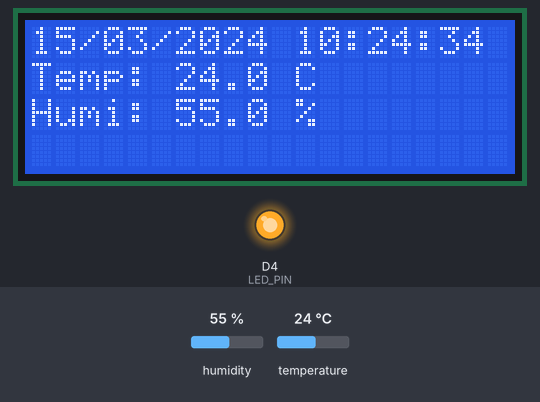
Bench run of a sketch on a simulated ESP8266 (NodeMCU). On the bench: 20×4 character LCD, output pins drawn as LEDs (lit = HIGH). The inputs (shaded band) are chosen by the test bench; at power-on: humidity 55 %, temperature 24 °C. WiFi joins after 1.5 s; servers stay silent unless stated; the local clock reads 2024-03-15 10:24:30 at power-on unless the sketch sets it; what the sketch prints to the serial monitor is not drawn.

Above: at 5.3 s.
5.4 s: humidity set to 22 %
At 7.8 s:
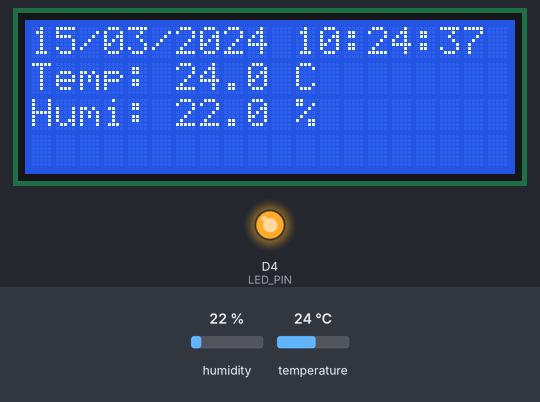
8.4 s: temperature set to 12 °C
At 11.3 s:
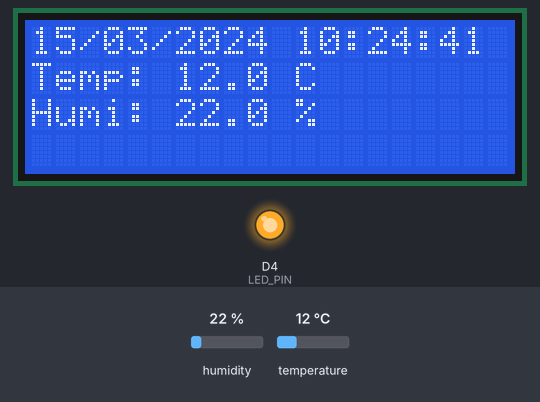
11.4 s: humidity set to 40 %
At 15.0 s:
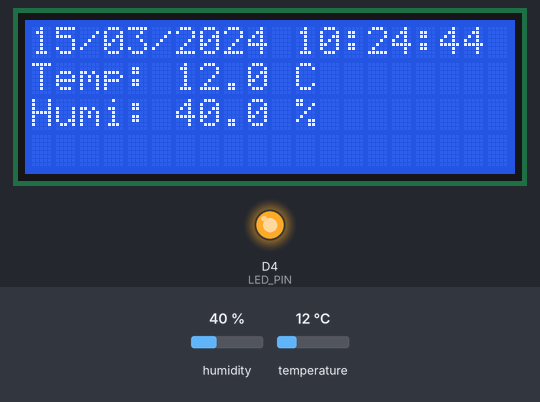
15.2 s: temperature set to 19 °C
At 17.1 s:
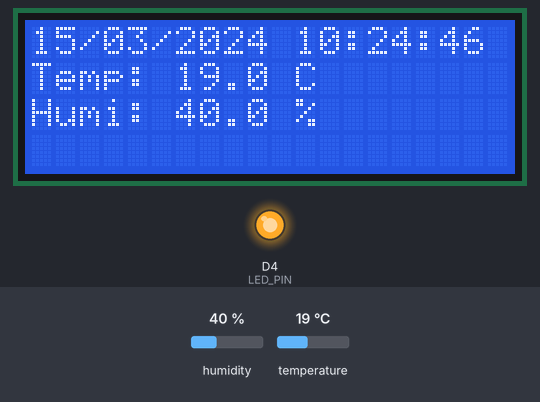
Timing chart, 0 to 18.4 s (numbered marks = the images above; inputs shaded):
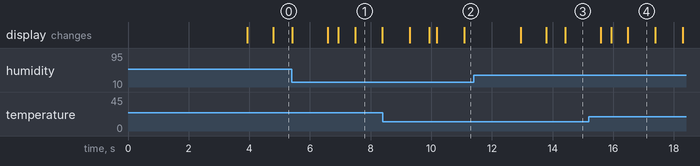

Measured:
- what the display in image 4 shows lasts 0.9 s, from 16.5 s to 17.4 s

The sketch:

HelloWorld.ino
```cpp
//LDC แสดง วัน/เวลา อุณหภูมิ/ชื้น
//ไม่พบภาษาแปลก

#include <ESP8266WiFi.h>
#include <BlynkSimpleEsp8266.h>
#include <WidgetRTC.h>
#include <LiquidCrystal_I2C.h>
#include "DHT.h"

char auth[] = "3J1ZyG1Lh912BrfV2GTXhnYCGrt0oe_a";
char ssid[] = "LEA";
char pass[] = "11111111";

LiquidCrystal_I2C lcd(0x27, 20, 4);

#define DHTPIN 4
#define DHTTYPE DHT11
DHT dht(DHTPIN, DHTTYPE);

#define LED_PIN 2

WidgetRTC rtc;
BlynkTimer TimerReadSensor;
BlynkTimer TimerShowClock;

char TimeStr[9];
char DateStr[11];

//เวลา NTP
const char* ntpServer = "pool.ntp.org";
const long gmtOffset_sec = 7 * 3600; // GMT+7
const int daylightOffset_sec = 0;

void ReadSensor() {
  float h = dht.readHumidity();
  float t = dht.readTemperature();

  if (isnan(h) || isnan(t)) {
    Serial.println("อ่านค่า DHT11 ไม่สำเร็จ!");
    digitalWrite(LED_PIN, LOW);
    Blynk.virtualWrite(V7, 0);
    Blynk.virtualWrite(V49, "");
    Blynk.virtualWrite(V50, "");
    return;
  }

  struct tm timeinfo;
  if (!getLocalTime(&timeinfo)) {
    Serial.println("ไม่สามารถดึงเวลาได้");
    return;
  }

  strftime(TimeStr, sizeof(TimeStr), "%H:%M:%S", &timeinfo);
  strftime(DateStr, sizeof(DateStr), "%d/%m/%Y", &timeinfo);

  Blynk.virtualWrite(V5, h);
  Blynk.virtualWrite(V6, t);
  Blynk.virtualWrite(V49, TimeStr);
  Blynk.virtualWrite(V50, DateStr);
  Blynk.virtualWrite(V7, 255);

  digitalWrite(LED_PIN, HIGH);

  Serial.printf("Temp: %.1f °C | Humidity: %.1f %% | Time: %s | Date: %s\n", t, h, TimeStr, DateStr);

  lcd.setCursor(0, 0);
  lcd.printf("%s %s", DateStr, TimeStr);

  lcd.setCursor(0, 1);
  lcd.printf("Temp: %.1f C   ", t);

  lcd.setCursor(0, 2);
  lcd.printf("Humi: %.1f %%  ", h);
}

void ShowClock() {
  struct tm timeinfo;
  if (!getLocalTime(&timeinfo)) return;

  strftime(TimeStr, sizeof(TimeStr), "%H:%M:%S", &timeinfo);
  strftime(DateStr, sizeof(DateStr), "%d/%m/%Y", &timeinfo);

  lcd.setCursor(0, 0);
  lcd.printf("%s %s", DateStr, TimeStr);

  Blynk.virtualWrite(V49, TimeStr);
  Blynk.virtualWrite(V50, DateStr);
}

BLYNK_CONNECTED() {
  rtc.begin();
}

void setup() {
  Serial.begin(115200);
  dht.begin();
  Wire.begin(D2, D1);


  lcd.init();
  lcd.backlight();

  pinMode(LED_PIN, OUTPUT);
  digitalWrite(LED_PIN, LOW);

  WiFi.begin(ssid, pass);
  while (WiFi.status() != WL_CONNECTED) {
    delay(500);
    Serial.print(".");
  }
  Serial.println("WiFi connected");

  configTime(gmtOffset_sec, daylightOffset_sec, ntpServer);
  delay(2000);

  Blynk.begin(auth, ssid, pass,"blynk.en-26.com", 9600);

  setSyncInterval(10 * 60);
  TimerReadSensor.setInterval(1500L, ReadSensor);
  TimerShowClock.setInterval(900L, ShowClock); // อัปเดตเวลา

  ReadSensor();
}

void loop() {
  Blynk.run();
  TimerReadSensor.run();
  TimerShowClock.run();
}
```
